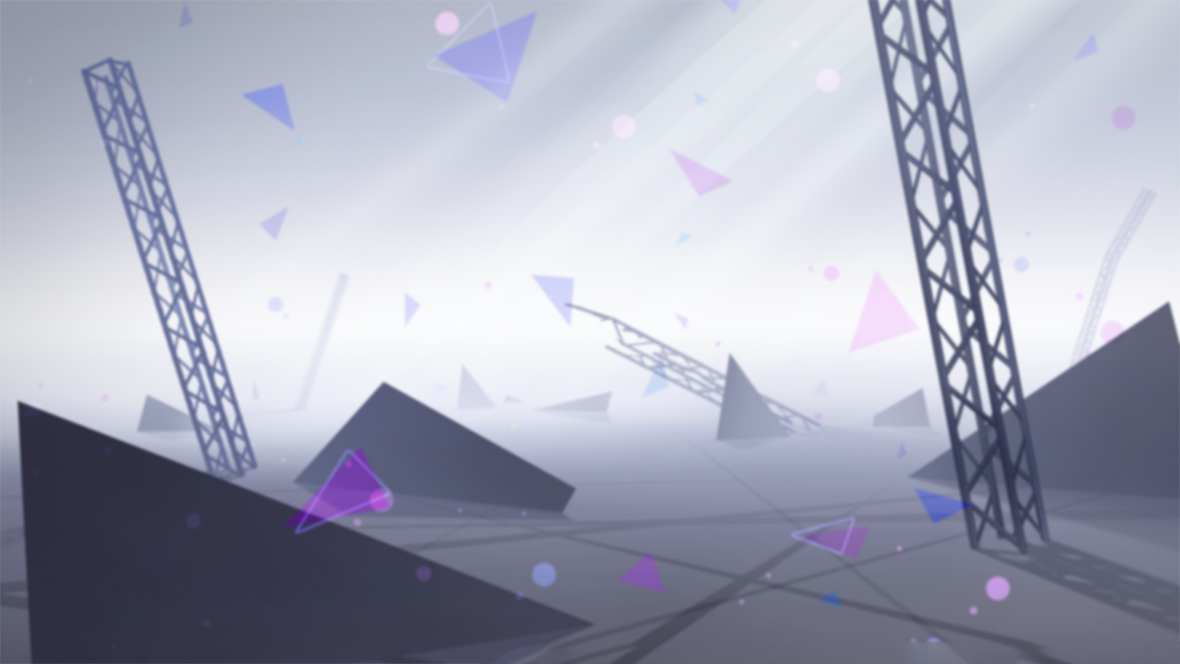
#> input picture src/services/pjsk_draw/renderers/ycm_templates/bg.png, 1180 x 664 px; its folder holds only this picture in this run
$ python -i event.py   (imports and definitions only)
#> lines starting #> are read from the running program, lines starting #| are printed output that depends on the picture
#> further down, picture is the input picture: PIL image 1180x664 RGBA; mean R, G, B, A 165.9, 168.7, 185.3, 254.9
"""活动信息 / 活动图鉴出图。

原 plugins/pjsk/_event_utils.py 的绘制部分。
"""

from __future__ import annotations

import asyncio
import datetime
from collections import defaultdict
from typing import Dict, List, Optional, Tuple, Union

import pytz
import yaml
from PIL import Image, ImageDraw, ImageEnhance, ImageFilter

from utils.pjsk_paths import ONDEMAND_PATH, STATIC_PATH

from ..card import RARITY_WEIGHT, cardthumnail
from ..context import (
    LocalOnlyAssetNotFoundError,
    get_context,
    is_local_only_asset_policy,
)
from ..event_data import (
    analysisunitid,
    get_ban_events_id_set,
    get_event_banner_chara_ids,
)
from ..event_data import (
    normalize_master_list as _normalize_master_list,
)
from ..primitives import (
    PJSK_WATERMARK_TEXT,
    get_pjsk_font,
    image_to_jpeg,
    open_pjsk_image,
    run_pjsk_thread,
    vertical_gradient,
)
from ..registry import register

# [1 line that did not run here, left out]
# [1 line that did not run here, left out]

# 角色默认缩写（fallback，优先仍使用 character_nicknames.yaml）
DEFAULT_CHARA_ALIAS_MAP: Dict[str, int] = {
    'ick': 1, 'saki': 2, 'hnm': 3, 'shiho': 4,
    'mnr': 5, 'hrk': 6, 'airi': 7, 'szk': 8,
    'khn': 9, 'an': 10, 'akt': 11, 'toya': 12,
    'tks': 13, 'emu': 14, 'nene': 15, 'rui': 16,
    'knd': 17, 'mfy': 18, 'ena': 19, 'mzk': 20,
    'miku': 21, 'rin': 22, 'len': 23, 'luka': 24, 'meiko': 25, 'kaito': 26,
}


class EventInfoView:
    """活动信息图需要的字段（原 _models.EventInfo 的绘图子集）。"""

    _FIELDS = (
        'id', 'eventType', 'name', 'assetbundleName', 'startAt',
        'aggregateAtorin', 'aggregateAt', 'unit', 'bonusechara',
        'bonuseattr', 'music', 'cards',
    )

    # [21 lines left out: functions __init__, payload_from_event, not called in this run]


CHARA_ICON_FILES: Dict[int, str] = {
    1: 'ick.png', 2: 'saki.png', 3: 'hnm.png', 4: 'shiho.png',
    5: 'mnr.png', 6: 'hrk.png', 7: 'airi.png', 8: 'szk.png',
    9: 'khn.png', 10: 'an.png', 11: 'akt.png', 12: 'toya.png',
    13: 'tks.png', 14: 'emu.png', 15: 'nene.png', 16: 'rui.png',
    17: 'knd.png', 18: 'mfy.png', 19: 'ena.png', 20: 'mzk.png',
    21: 'miku.png', 22: 'rin.png', 23: 'len.png', 24: 'luka.png', 25: 'meiko.png', 26: 'kaito.png',
}
CHARA_SHORT_NAMES: Dict[int, str] = {v: k for k, v in DEFAULT_CHARA_ALIAS_MAP.items()}
UNIT_COLORS = {
    'piapro': (110, 110, 120),
    'light_sound': (68, 85, 221),
    'idol': (136, 221, 68),
    'street': (238, 17, 102),
    'theme_park': (255, 153, 0),
    'school_refusal': (136, 68, 153),
}
EVENT_STYLE_TEXT = (44, 36, 58)
EVENT_STYLE_MUTED = (118, 112, 132)
EVENT_STYLE_ACCENT = (0, 204, 187)
EVENT_STYLE_PANEL = (255, 255, 255, 226)
EVENT_STYLE_LINE = (255, 255, 255, 245)

# [69 lines left out: functions _event_soft_shadow, _event_round_panel, _event_gradient_background, _event_rounded_image, _event_truncate, _event_card_sort_key and 1 more, not called in this run]

# [69 lines not run here, left out]


def _prepare_event_background(pic: Image.Image) -> Image.Image:
    """活动详情底图：统一到输出尺寸，轻微模糊压暗，避免和前景卡片抢焦点。"""
    pic = pic.convert('RGBA')
    # 活动详情底图固定为最终输出尺寸，方便按 PS 坐标直接调整各图层位置
    pic = pic.resize((1980, 1210), Image.LANCZOS)
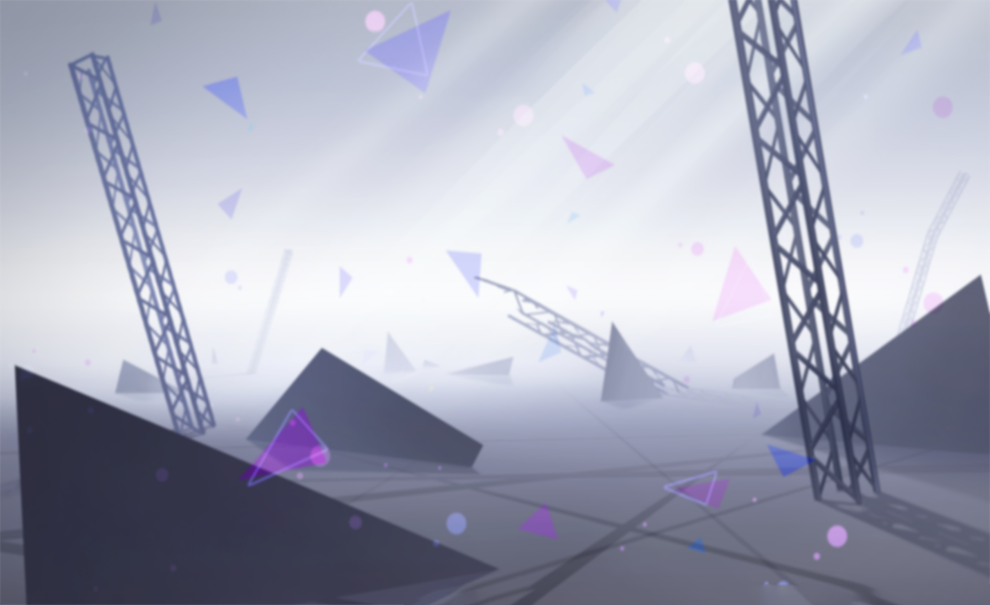
#> pic: PIL image 1980x1210 RGBA (shown at 1/2 size); mean R, G, B, A 165.9, 168.7, 185.3, 254.9; transparent parts drawn white
    # 对背景进行轻微模糊，保留场景氛围但避免和前景卡片抢焦点
    pic = pic.filter(ImageFilter.GaussianBlur(radius=8))
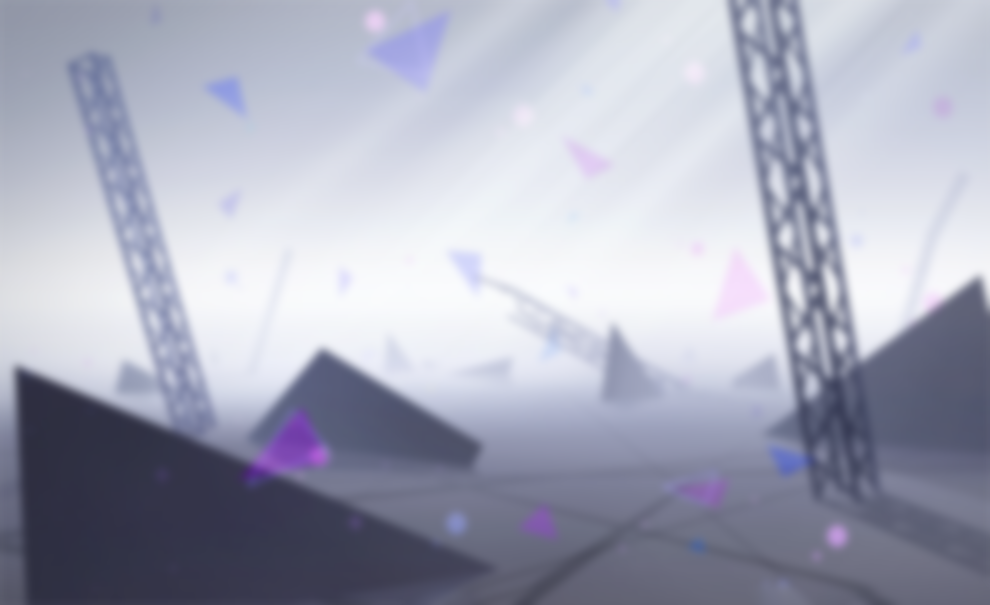
#> pic: PIL image 1980x1210 RGBA (shown at 1/2 size); mean R, G, B, A 166, 168.7, 185.3, 254.9; transparent parts drawn white
    # 只略微压暗背景，整体观感更接近官方活动图
    return ImageEnhance.Brightness(pic).enhance(0.92)
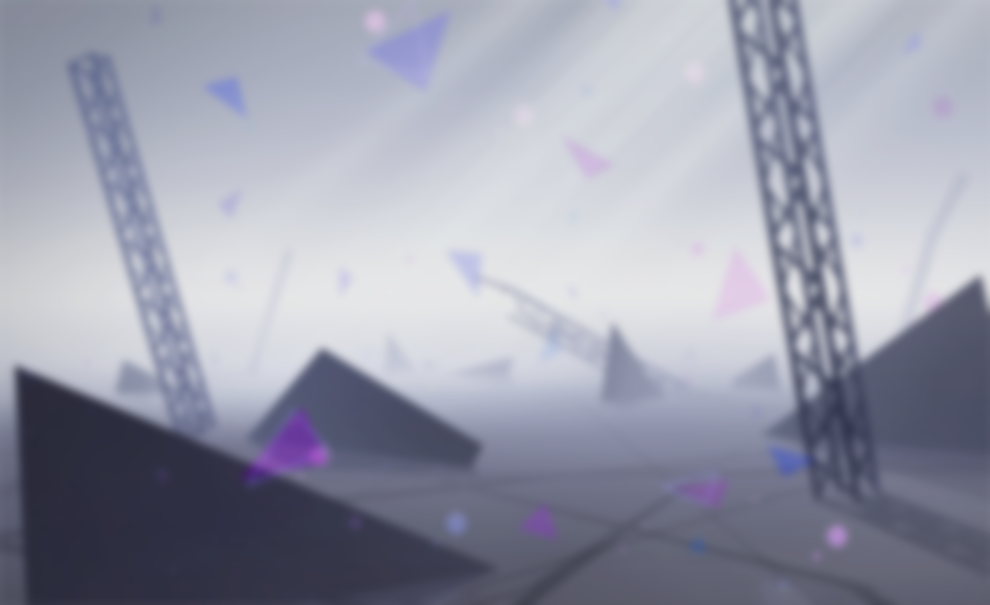
#> returned value: PIL image 1980x1210 RGBA (shown at 1/2 size); mean R, G, B, A 152.2, 154.7, 170, 254.9; transparent parts drawn white

# [237 lines not run here, left out]


# [6 lines left out: function _group_event_records, not called in this run]


# 活动图鉴
# [410 lines not run here, left out]

>>> from PIL import Image
>>> picture = Image.open('ycm_templates/bg.png')
>>> result = _prepare_event_background(picture)
